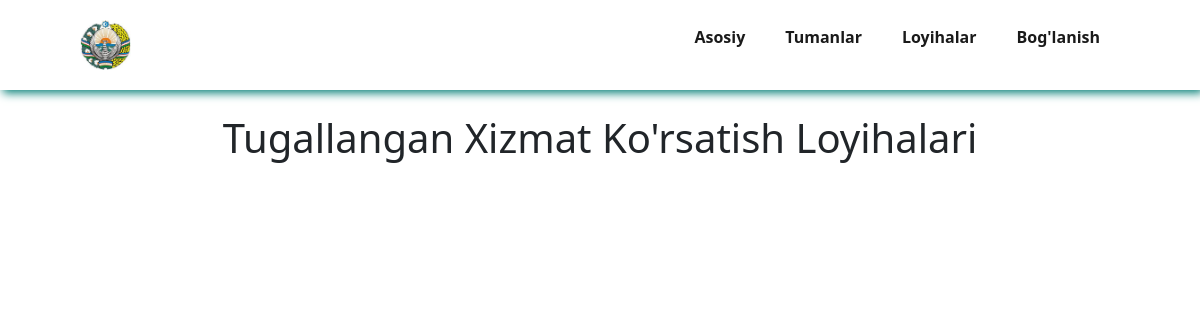
Page /xizmat_tick/ on the earlier database version.
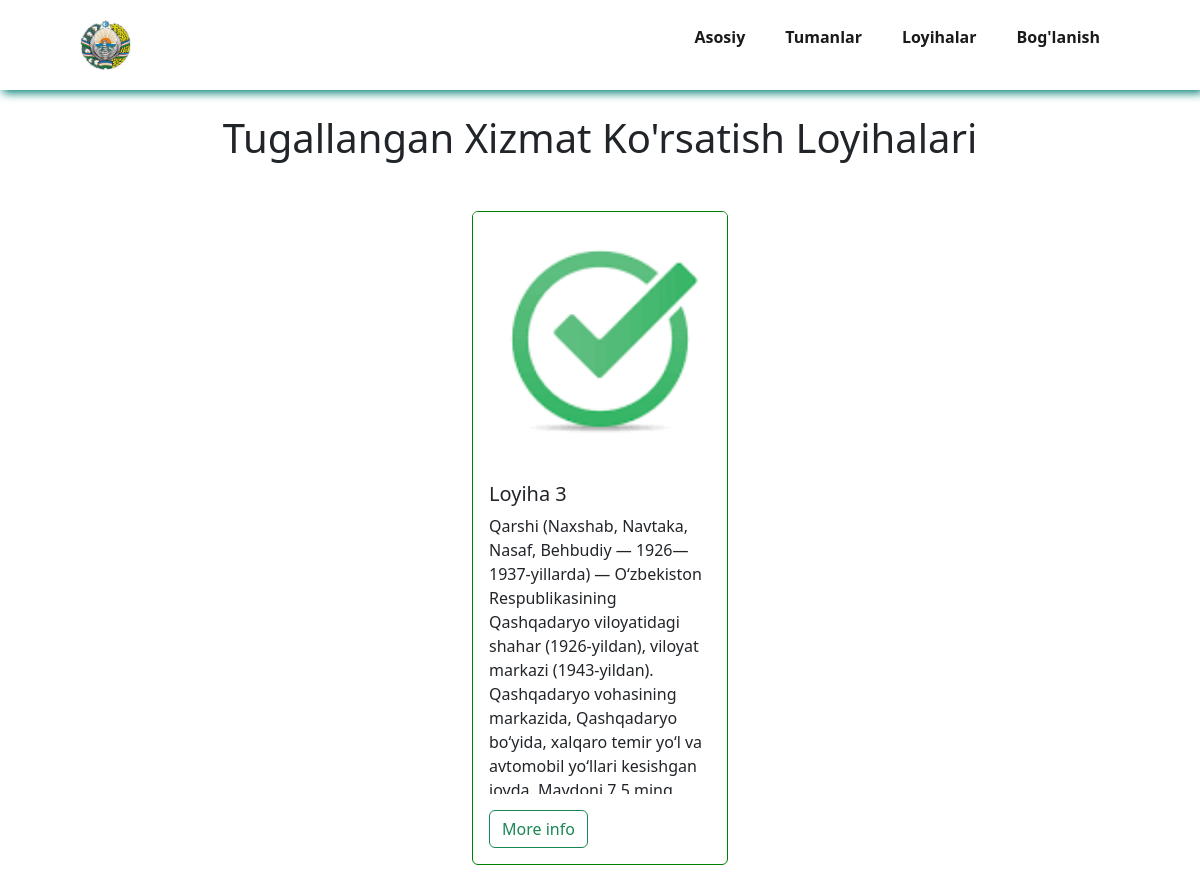
Same page on the later database version.
### app/models.py (models this page shows, shortened)
class Loyihalar(models.Model):
    image1 = models.ImageField('upload_to/Loyihalar/')
    image2 = models.ImageField('upload_to/Loyihalar/')
    image3 = models.ImageField('upload_to/Loyihalar/')
    title = models.CharField(max_length=155)
    description = models.TextField()
    state = models.ForeignKey(to=Holati, on_delete=models.CASCADE)
    loyiha_turi = models.ForeignKey(to=Loyiha_turlari, on_delete=models.CASCADE)
    time = models.DateTimeField(auto_now_add=True)
    time = models.DateTimeField(auto_now_add=True)
    class Meta:
        verbose_name = 'Loyiha'
        verbose_name_plural = 'Loyihalar'

### app/views.py (the view)
# urls.py: path('xizmat_tick/', XizmatTick.as_view(), name='xizmat_tick'),
class XizmatTick(ListView):
    model = Loyihalar
    loyiha = Loyihalar.objects.all()
    template_name = 'loyiha/tugallangan/xizmat.html'

### templates/loyiha/tugallangan/xizmat.html (shortened to what this page needs)
{% load static %}
<!DOCTYPE html>
<html lang="en">
<head>
  <link rel="stylesheet" href="https://cdn.jsdelivr.net/npm/bootstrap-icons@1.10.5/font/bootstrap-icons.css">
  <link href="https://cdn.jsdelivr.net/npm/bootstrap@5.3.0/dist/css/bootstrap.min.css" rel="stylesheet"
>
</head>
<body>
  <section id="header">
    <a href="{% url 'index' %}"><img src="{% static 'img/gerb.jpeg' %}" class="images" alt=""></a>
    <div>
      <ul id="navbar">
        <li><a href="{% url 'index' %}">Asosiy</a></li>
        <li><a href="{% url 'tuman' %}">Tumanlar</a></li>
        <li><a href="{% url 'threepage' %}">Loyihalar</a></li>
        <li><a href="{% url 'contact' %}">Bog'lanish</a></li>
      </ul>
    </div>
  </section>
  {% block content %}
  <h1 class="heading2">Tugallangan Xizmat Ko'rsatish Loyihalari</h1>
  <div class="bodydiv">
    <div class="maindiv">
        {% for loyihalar in loyihalar_list %}
            {% if loyihalar.state.title == 'Tugallangan' %}
                {% if loyihalar.loyiha_turi.title == "Xizmat ko'rsatish loyihalari" %}
                  <div class="card" style="width: 16rem;">
                    <img src="{{ loyihalar.image1.url }}" class="card-img-top" alt="...">
                    <div class="card-body">
                      <h5 class="card-title">{{ loyihalar.title }}</h5>
                      <p class="card-text">{{ loyihalar.description  }}</p>
                      <a href="{% url 'loyiha_single' loyihalar.pk %}" class="btn btn-outline-success">More info</a>
                    </div>
                  </div>
                {% endif %}
            {% endif %}
        {% endfor %}
    </div>
  </div>
  {% endblock content %}
</body>
</html>

Differences in the rows shown:
added Loyihalar: image1 (picture), title "Loyiha 3", description "Qarshi (Naxshab, Navtaka, Nasaf, Behbudiy — 1926—1937-yillarda) — Oʻzbekiston Respublikasining Qashqadaryo viloyatidagi shahar (1926-yildan), viloyat markazi (1943-yildan). Qashqadaryo vohasining markazida, Qashqadaryo boʻyida, xalqaro temir yoʻl va avtomobil yoʻllari kesishgan…"
